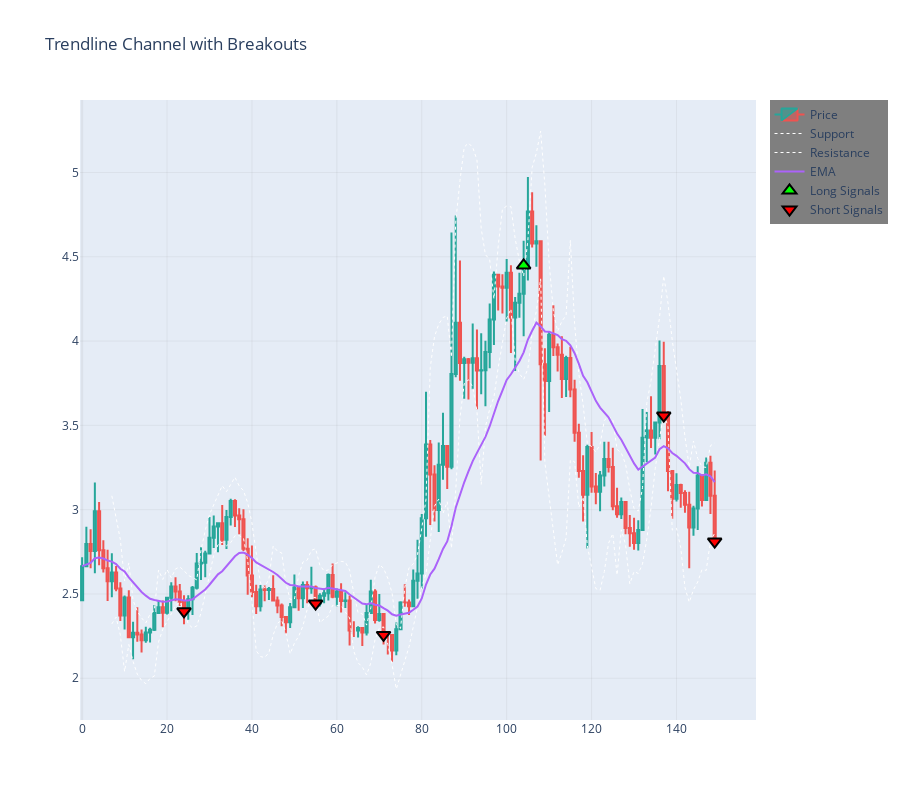

This figure's notebook cell:
### Code cell
def plot_ohlcv(data: pd.DataFrame, lookback: int = 7):
    
    close_prices = data['Close']

    # Calculate trendlines using your original algorithm
    s_tl, r_tl, signals, ema, r_slopes, s_slopes = trendline_breakout_hl(data, lookback)
    
    # Create the main figure
    fig = go.Figure()
    
    # Add candlestick chart
    fig.add_trace(
        go.Candlestick(
            x=np.arange(len(data)),
            open=data['Open'],
            high=data['High'],
            low=data['Low'],
            close=data['Close'],
            increasing_line_color='#26A69A',  # Green candles
            decreasing_line_color='#EF5350',  # Red candles
            name='Price'
        )
    )
    
    # Add support trendline
    fig.add_trace(
        go.Scatter(
            x=np.arange(len(s_tl)),
            y=s_tl,
            mode='lines',
            name='Support',
            line=dict(color='white', width=1, dash='dot'),
            showlegend=True
        )
    )
    
    # Add resistance trendline
    fig.add_trace(
        go.Scatter(
            x=np.arange(len(r_tl)),
            y=r_tl,
            mode='lines',
            name='Resistance',
            line=dict(color='white', width=1, dash='dot'),
            showlegend=True
        )
    )
    
    # Add EMA
    fig.add_trace(
        go.Scatter(
            x=np.arange(len(ema)),
            y=ema,
            mode='lines',
            name='EMA',
            showlegend=True
        )
    )
    
    # Find long and short signals directly
    long_idx = np.where(signals == 1)[0]
    long_values = close_prices[long_idx]
    
    short_idx = np.where(signals == -1)[0]
    short_values = close_prices[short_idx]
    
    # Add markers for long signals (up arrows)
    if len(long_idx) > 0:
        fig.add_trace(
            go.Scatter(
                x=long_idx,
                y=long_values,
                mode='markers',
                name='Long Signals',
                marker=dict(
                    size=12,
                    symbol='triangle-up',
                    color='lime',
                    line=dict(color='black', width=2)
                ),
                showlegend=True
            )
        )
    
    # Add markers for short signals (down arrows)
    if len(short_idx) > 0:
        fig.add_trace(
            go.Scatter(
                x=short_idx,
                y=short_values,
                mode='markers',
                name='Short Signals',
                marker=dict(
                    size=12,
                    symbol='triangle-down',
                    color='red',
                    line=dict(color='black', width=2)
                ),
                showlegend=True
            )
        )
    
    # Update layout
    fig.update_layout(
        title='Charlotte',
        xaxis_rangeslider_visible=False,
        height=800,
        yaxis=dict(
            gridcolor='rgba(128,128,128,0.1)',
            zerolinecolor='rgba(128,128,128,0.1)',
        ),
        xaxis=dict(
            gridcolor='rgba(128,128,128,0.1)',
            zerolinecolor='rgba(128,128,128,0.1)',
        ),
        showlegend=True,
        legend=dict(
            bgcolor='rgba(0,0,0,0.5)',
            bordercolor='rgba(255,255,255,0.2)'
        )
    )
    
    return fig

# ticker_data = data['AKT/USDT:USDT']
# # Usage remains the same
# fig = plot_ohlcv(ticker_data)

# fig

def plot_results(data: pd.DataFrame, signals: List[str]):
    # Create the figure for the subplots
    signals = signals.columns
    fig = make_subplots(
        rows=len(signals),
        cols=1,
        subplot_titles=[
            f"{ticker.split("/")[0]}" for ticker in signals
        ],
        vertical_spacing=0.05
    )

    # Generate each individual plot fig
    for idx, signas in enumerate(signals, 1):

### Figure 1 — Plotly figure (JSON) as saved in the notebook; plotly's stock layout.template omitted (floating-point values rounded to 4 significant figures; data arrays with more than 128 entries replaced by an {"elided": "..."} marker saying what was removed)
{"data": [{"close": {"elided": "150 float values"}, "decreasing": {"line": {"color": "#EF5350"}}, "high": {"elided": "150 float values"}, "increasing": {"line": {"color": "#26A69A"}}, "low": {"elided": "150 float values"}, "name": "Price", "open": {"elided": "150 float values"}, "type": "candlestick", "x": {"elided": "150 int values"}}, {"line": {"color": "white", "dash": "dot", "width": 1}, "mode": "lines", "name": "Support", "showlegend": true, "type": "scatter", "x": {"elided": "150 int values"}, "y": {"elided": "150 float values"}}, {"line": {"color": "white", "dash": "dot", "width": 1}, "mode": "lines", "name": "Resistance", "showlegend": true, "type": "scatter", "x": {"elided": "150 int values"}, "y": {"elided": "150 float values"}}, {"mode": "lines", "name": "EMA", "showlegend": true, "type": "scatter", "x": {"elided": "150 int values"}, "y": {"elided": "150 float values"}}, {"marker": {"color": "lime", "line": {"color": "black", "width": 2}, "size": 12, "symbol": "triangle-up"}, "mode": "markers", "name": "Long Signals", "showlegend": true, "type": "scatter", "x": [104], "y": [4.449]}, {"marker": {"color": "red", "line": {"color": "black", "width": 2}, "size": 12, "symbol": "triangle-down"}, "mode": "markers", "name": "Short Signals", "showlegend": true, "type": "scatter", "x": [24, 55, 71, 137, 149], "y": [2.397, 2.443, 2.257, 3.558, 2.811]}], "layout": {"height": 800, "legend": {"bgcolor": "rgba(0,0,0,0.5)", "bordercolor": "rgba(255,255,255,0.2)"}, "showlegend": true, "title": {"text": "Trendline Channel with Breakouts"}, "xaxis": {"gridcolor": "rgba(128,128,128,0.1)", "rangeslider": {"visible": false}, "zerolinecolor": "rgba(128,128,128,0.1)"}, "yaxis": {"gridcolor": "rgba(128,128,128,0.1)", "zerolinecolor": "rgba(128,128,128,0.1)"}}}
